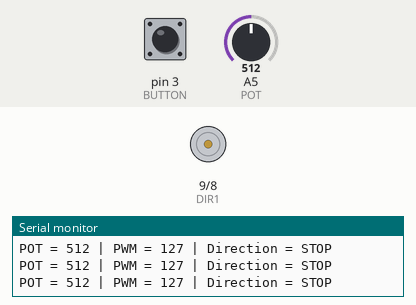
Recording of a sketch running on a simulated Arduino Uno, built with avr-gcc and run on an emulated ATmega328P. On the bench: motor-driver pin pairs drawn as motors (green arrow = first pin HIGH = forward, orange = second pin HIGH = backward, longer = more drive, scaled by the enable pin), the last lines printed to the serial monitor. The test bench sets the inputs (shaded band); at power-on: pin 3 (BUTTON) LOW, A5 (POT) = 512.

Above: at 1.2 s.
1.3 s: pin 3 (BUTTON) pulled HIGH for 0.25 s
At 1.9 s:
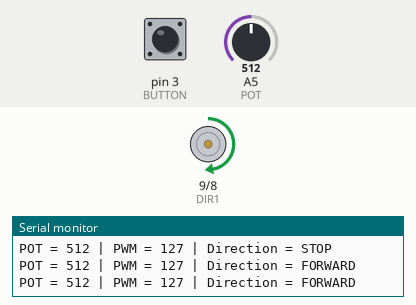
3.1 s: A5 (POT) set to 0
At 4.4 s:
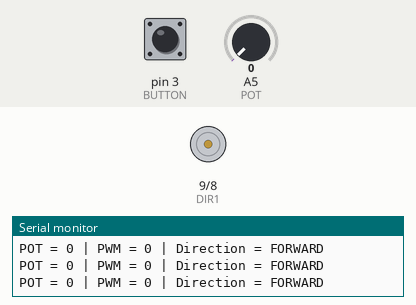
4.7 s: A5 (POT) set to 3
7.7 s: A5 (POT) set to 6
At 8.6 s:
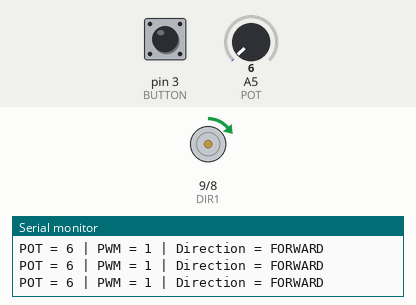
9.3 s: A5 (POT) set to 716
At 10.0 s:
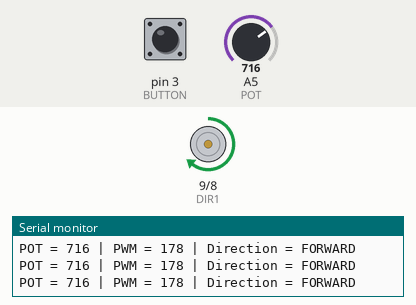
10.9 s: A5 (POT) set to 900
At 11.5 s:
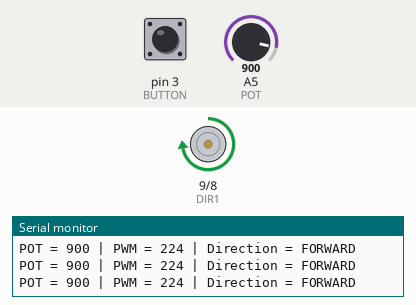
Timing chart, 0 to 13.5 s (numbered marks = the images above; inputs shaded):
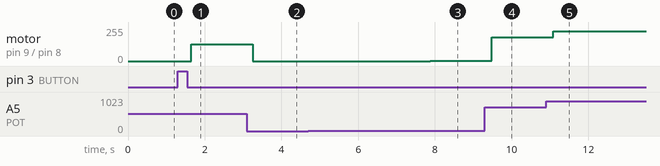

Measured:
- after the input at 1.3 s, motor on pin 9 (DIR1) / pin 8 (DIR2): stopped → forward 127/255 after 0.35 s
- after the input at 3.1 s, motor on pin 9 (DIR1) / pin 8 (DIR2): forward 127/255 → stopped after 0.16 s
- after the input at 7.7 s, motor on pin 9 (DIR1) / pin 8 (DIR2): stopped → forward 1/255 after 0.17 s
- after the input at 9.3 s, motor on pin 9 (DIR1) / pin 8 (DIR2): forward 1/255 → forward 178/255 after 0.18 s
- after the input at 10.9 s, motor on pin 9 (DIR1) / pin 8 (DIR2): forward 178/255 → forward 224/255 after 0.18 s

The sketch:

pwm2.ino
```cpp
// DC Motor + Button + Potentiometer Control

const int ENABLE = 10;   // 모터 속도 제어 PWM
const int DIR1 = 9;      // 모터 방향 제어
const int DIR2 = 8;      // 모터 방향 제어

const int BUTTON = 3;    // 버튼
const int POT = A5;      // 가변저항

// 모터 상태
const int STOP = 0;
const int FORWARD_DIRECTION = 1;
const int BACKWARD_DIRECTION = 2;

int currentDirection = STOP;

// STOP 다음에 어느 방향으로 갈지 저장
int nextDirection = FORWARD_DIRECTION;


void setup()
{
  Serial.begin(9600);

  pinMode(ENABLE, OUTPUT);
  pinMode(DIR1, OUTPUT);
  pinMode(DIR2, OUTPUT);

  pinMode(BUTTON, INPUT);

  // 처음에는 모터 정지
  analogWrite(ENABLE, 0);
  digitalWrite(DIR1, LOW);
  digitalWrite(DIR2, LOW);

  Serial.println("=== DC Motor Control Start ===");
}


void loop()
{
  // 버튼을 눌렀을 때
  if (digitalRead(BUTTON) == HIGH)
  {
    delay(100);   // 채터링 방지

    // 버튼에서 손을 뗄 때까지 기다림
    while (digitalRead(BUTTON) == HIGH);

    delay(100);   // 채터링 방지


    // ==========================
    // 버튼을 누를 때마다 상태 변경
    // STOP -> FORWARD -> STOP
    // -> BACKWARD -> STOP ...
    // ==========================

    if (currentDirection == STOP)
    {
      currentDirection = nextDirection;
    }

    else if (currentDirection == FORWARD_DIRECTION)
    {
      currentDirection = STOP;
      nextDirection = BACKWARD_DIRECTION;
    }

    else if (currentDirection == BACKWARD_DIRECTION)
    {
      currentDirection = STOP;
      nextDirection = FORWARD_DIRECTION;
    }
  }


  // 가변저항 값 읽기 (0~1023)
  int pot_position = analogRead(POT);

  // PWM 값으로 변환 (0~255)
  int speed = map(pot_position, 0, 1023, 0, 255);


  // ==========================
  // 모터 동작
  // ==========================

  if (currentDirection == STOP)
  {
    analogWrite(ENABLE, 0);

    digitalWrite(DIR1, LOW);
    digitalWrite(DIR2, LOW);
  }

  else if (currentDirection == FORWARD_DIRECTION)
  {
    digitalWrite(DIR1, HIGH);
    digitalWrite(DIR2, LOW);

    analogWrite(ENABLE, speed);
  }

  else if (currentDirection == BACKWARD_DIRECTION)
  {
    digitalWrite(DIR1, LOW);
    digitalWrite(DIR2, HIGH);

    analogWrite(ENABLE, speed);
  }


  // ==========================
  // 시리얼 모니터 출력
  // ==========================

  Serial.print("POT = ");
  Serial.print(pot_position);

  Serial.print(" | PWM = ");
  Serial.print(speed);

  Serial.print(" | Direction = ");

  if (currentDirection == STOP)
  {
    Serial.println("STOP");
  }

  else if (currentDirection == FORWARD_DIRECTION)
  {
    Serial.println("FORWARD");
  }

  else if (currentDirection == BACKWARD_DIRECTION)
  {
    Serial.println("BACKWARD");
  }


  delay(200);
}
```
